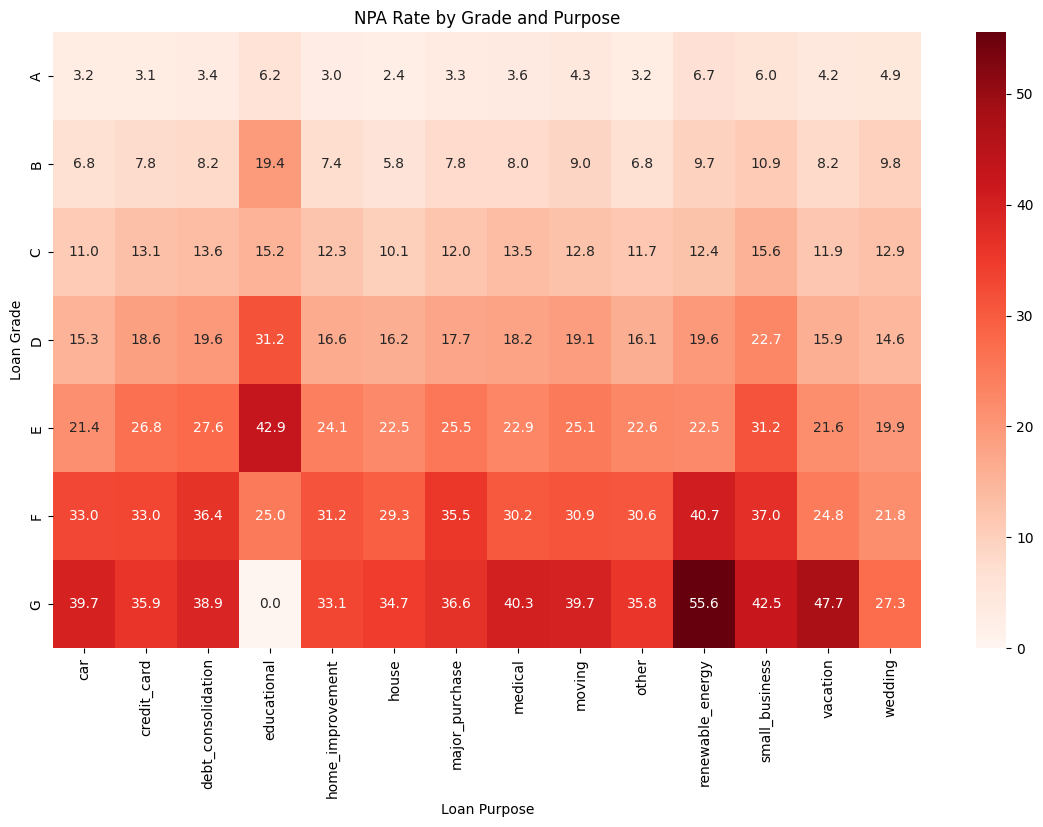

Write Python code to recreate this figure.
import pandas as pd
import matplotlib.pyplot as plt
import seaborn as sns
from pathlib import Path

# Project root folder
BASE_DIR = Path(__file__).resolve().parent.parent

# Load cleaned dataset
df = pd.read_csv(
    BASE_DIR / "data" / "processed" / "clean_loan_data.csv"
)

# Grade vs Purpose Heatmap
heatmap_data = pd.pivot_table(
    df,
    values="is_npa",
    index="grade",
    columns="purpose",
    aggfunc="mean"
) * 100

print("\nRisk Heatmap Data")
print(heatmap_data)

# Create Heatmap
plt.figure(figsize=(14, 8))

sns.heatmap(
    heatmap_data,
    annot=True,
    fmt=".1f",
    cmap="Reds"
)

plt.title("NPA Rate by Grade and Purpose")
plt.xlabel("Loan Purpose")
plt.ylabel("Loan Grade")

# Save PNG
plt.savefig(
    BASE_DIR / "outputs" / "risk_heatmap.png",
    bbox_inches="tight"
)

print("Heatmap saved successfully!")
